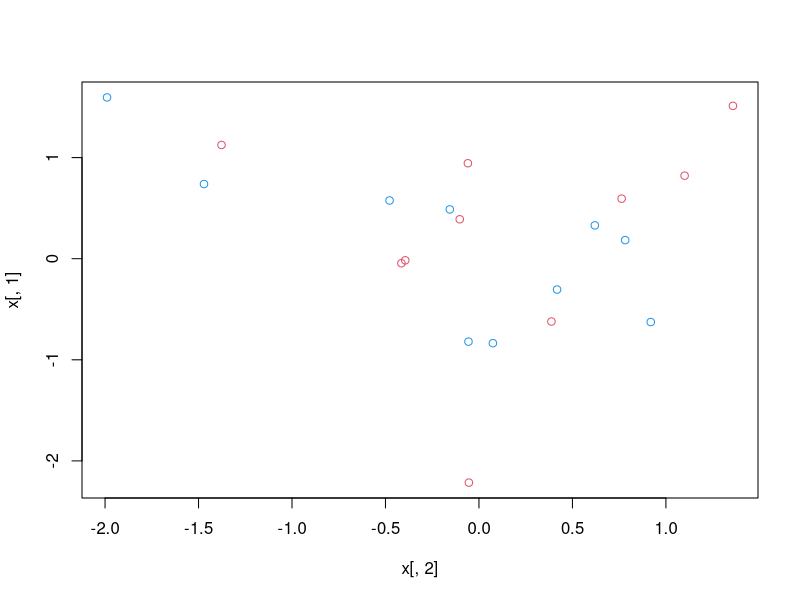
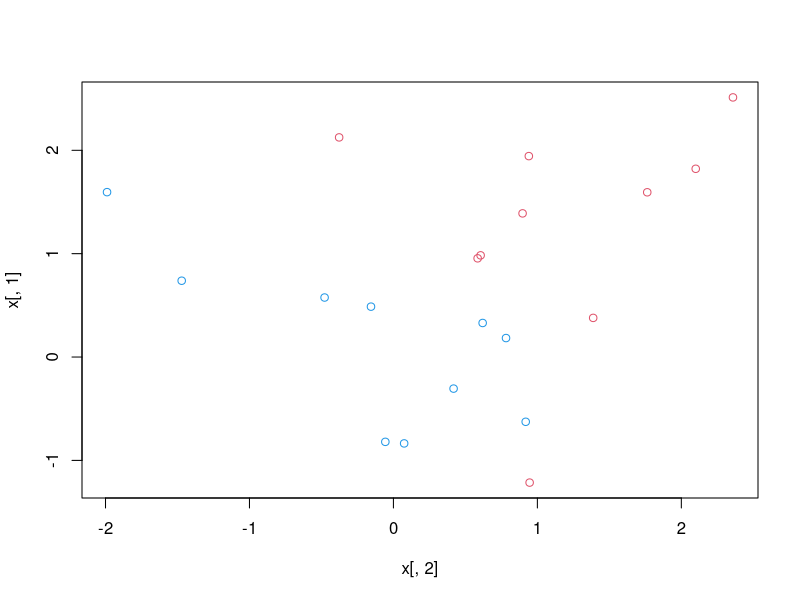
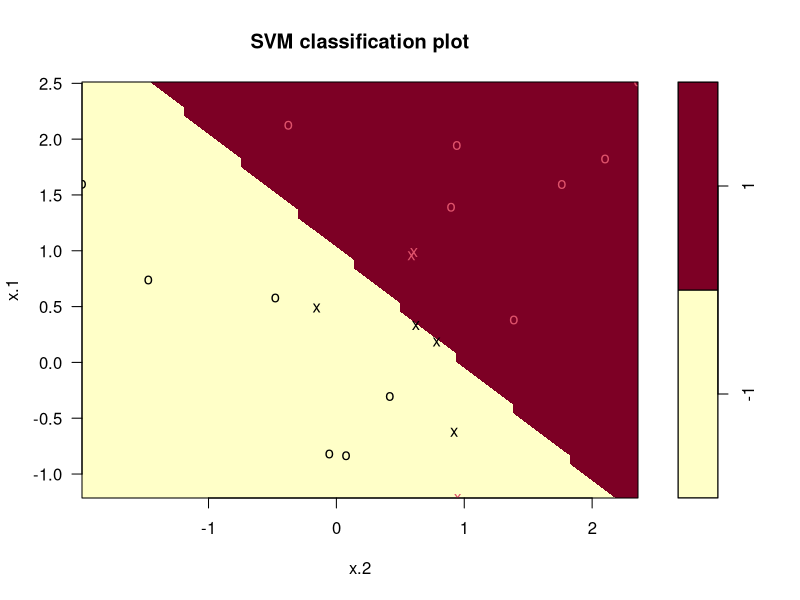
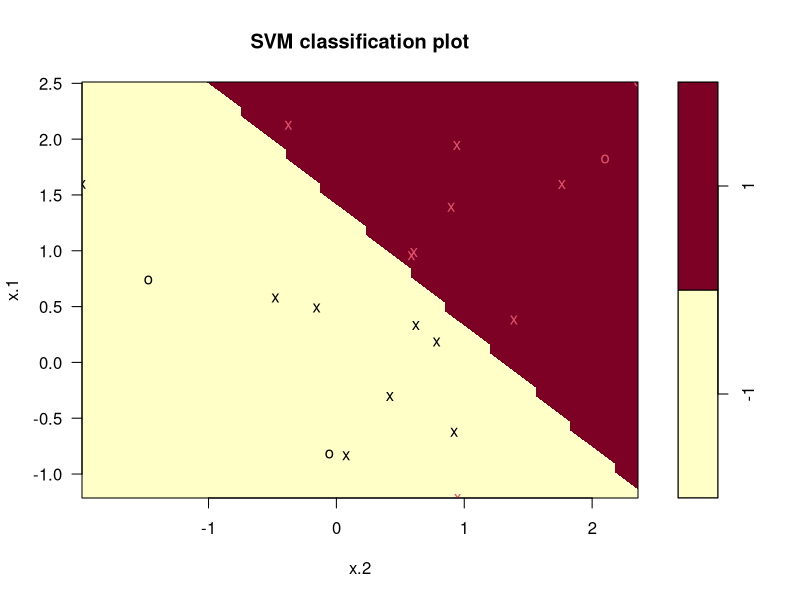
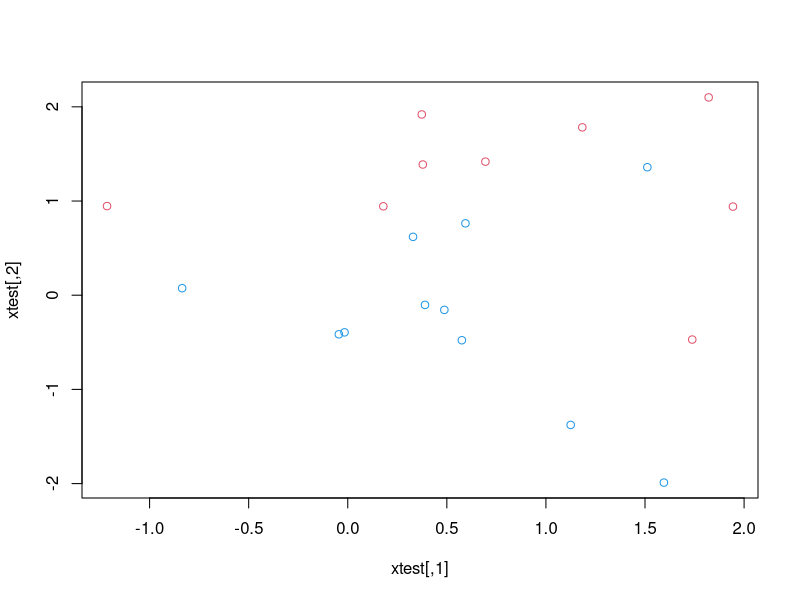
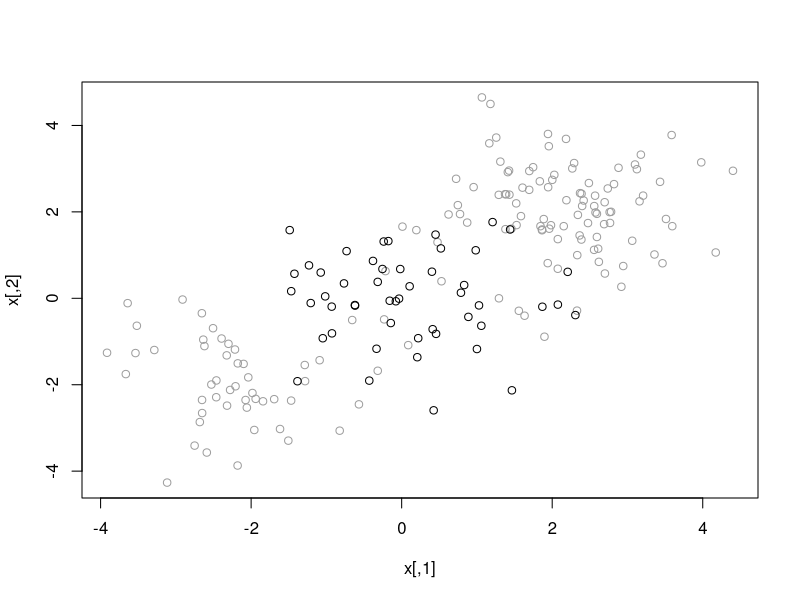
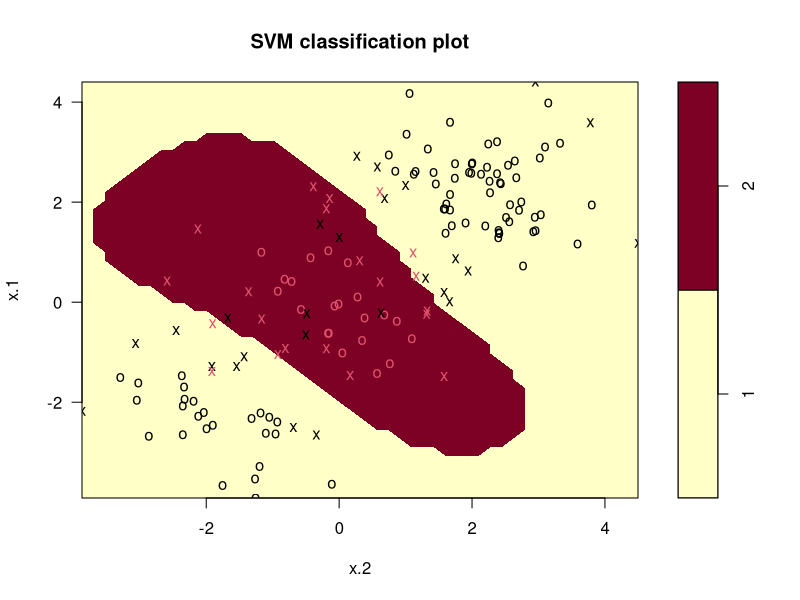
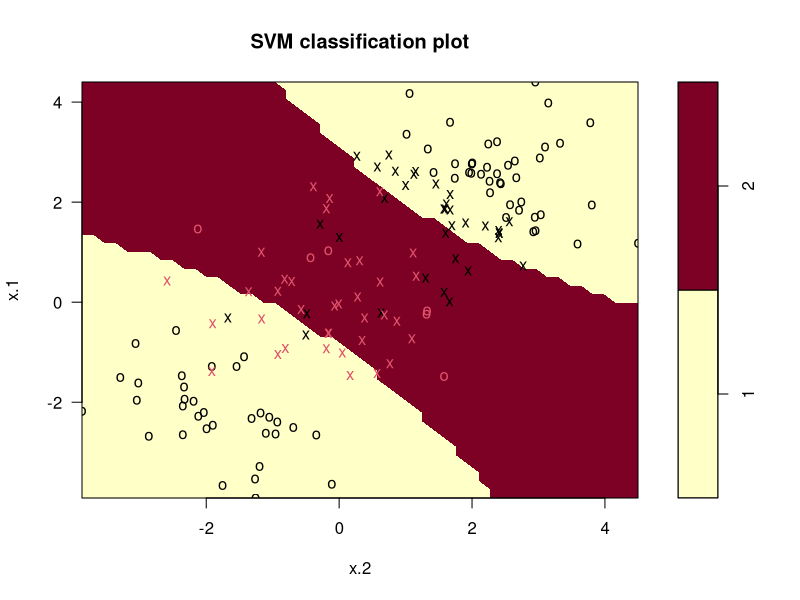

Write R code to recreate these figures, in order.
library(e1071)
set.seed(1)
x=matrix(rnorm(20*2),ncol=2)#sd is -3to +3
x
y=c(rep(-1,10),rep(1,10))
y

plot(x[,2],x[,1],col=(3-y))
x[y==1,]<-x[y==1,]+1
plot(x[,2],x[,1],col=(3-y))
dat=data.frame(x=x,y=as.factor(y))
dat

svmfit=svm(y~.,data=dat,kernel='linear',cost=10,scale=FALSE)
#High cost meand low budget, less points will cross the margin

plot(svmfit,dat)
#7 x's in [plot] are the support vectors, and the plot shows only the hyperplane
svmfit$index
summary(svmfit) #gamma is 1/no of parameters, its mostly for non linear no of support vectors in each class

svmfit1=svm(y~.,data=dat,kernel='linear',cost=0.1,scale=FALSE)
#High cost meand low budget, less points will cross the margin

plot(svmfit1,dat)
svmfit1$index
summary(svmfit1)



tune.out=tune(svm,y~.,data=dat,kernel='linear',range=list(cost=c(0.001,0.01,0.1,1,5,10,100)))
summary(tune.out)#gives the best error
bestmod=tune.out$best.model
summary(bestmod)


#Test Data

set.seed(1)
xtest=matrix(rnorm(20*2),ncol=2)
ytest=sample(c(-1,1),20,rep=TRUE)
xtest[ytest==1,]=xtest[ytest==1,]+1
testdat=data.frame(x=xtest,y=as.factor(ytest))

plot(xtest,col=(3-ytest))


ypred=predict(bestmod,testdat)
table(predict=ypred,truth=testdat$y)#2 misclassification , 10%error

svmfit2=svm(y~.,data=dat,kernel='linear',cost=0.01,scale=FALSE)
ypred=predict(svmfit2,testdat)
table(predict=ypred,truth=testdat$y)#5 misclassification


#Test data non linear

#Test Data

set.seed(1)
x=matrix(rnorm(200*2),ncol=2)
x[1:100,]=x[1:100,]+2
x[101:150,]=x[101:150,]-2
y=c(rep(1,150),rep(2,50))
dat<-data.frame(x=x, y=as.factor(y))
plot(x,col=y+7)


train=sample(200,150)
length(train)
svmfit3=svm(y~.,data=dat[train,],kernel='radial',gamma=1,cost=1)

plot(svmfit3,dat[train,])

summary(svmfit3)
table(svmfit3$fitted,y[train])
svmfit31<-svm(y~.,data=dat[train,],kernel='radial',gamma=1,cost=100000)



svmfit311<-tune(svm,y~.,data=dat[train,],kernel='radial',range=list(cost=c(0.01,0.1,1,10,100,1000,10000,100000),gamma=c(0.5,1,2,3,4)))
summary(svmfit311)
svmfit311$best.model
pred=predict(svmfit311$best.model)
length(pred)
length(-train)
table(true=dat[-train,'y'],
      pred=predict(svmfit311$best.model,dat[-train,]))

svmfit4=svm(y~.,data=dat[train,],kernel='polynomial',degree=2,cost=1)

plot(svmfit4,dat[train,])
plot(svmfit31,dat[train,])
summary(svmfit4)


#SVM with multiple classes

set.seed(1)
x=rbind(x,matrix(rnorm(50*2),ncol=2))
y=c(y,rep(0,50))
x[y==0,2]=x[y==0,2]+2
dat=data.frame(x=x, y=as.factor((y)))
plot(x,col=(y+1))

svmfit5=svm(y~.,data=dat,kernel="radial",gamma=1,cost=10)
plot(svmfit5,dat)

svmfit51<-tune(svm,y~.,data=dat,kernel="radial",range=list(cost=c(0.01,0.1,1,10,100,1000,10000,100000),gamma=c(0.5,1,2,3,4)))
summary(svmfit51)
svmbestfit51<-svmfit51$best.model

ypred=predict(svmbestfit51)
table(predict=ypred,truth=dat$y)#5 misclassification